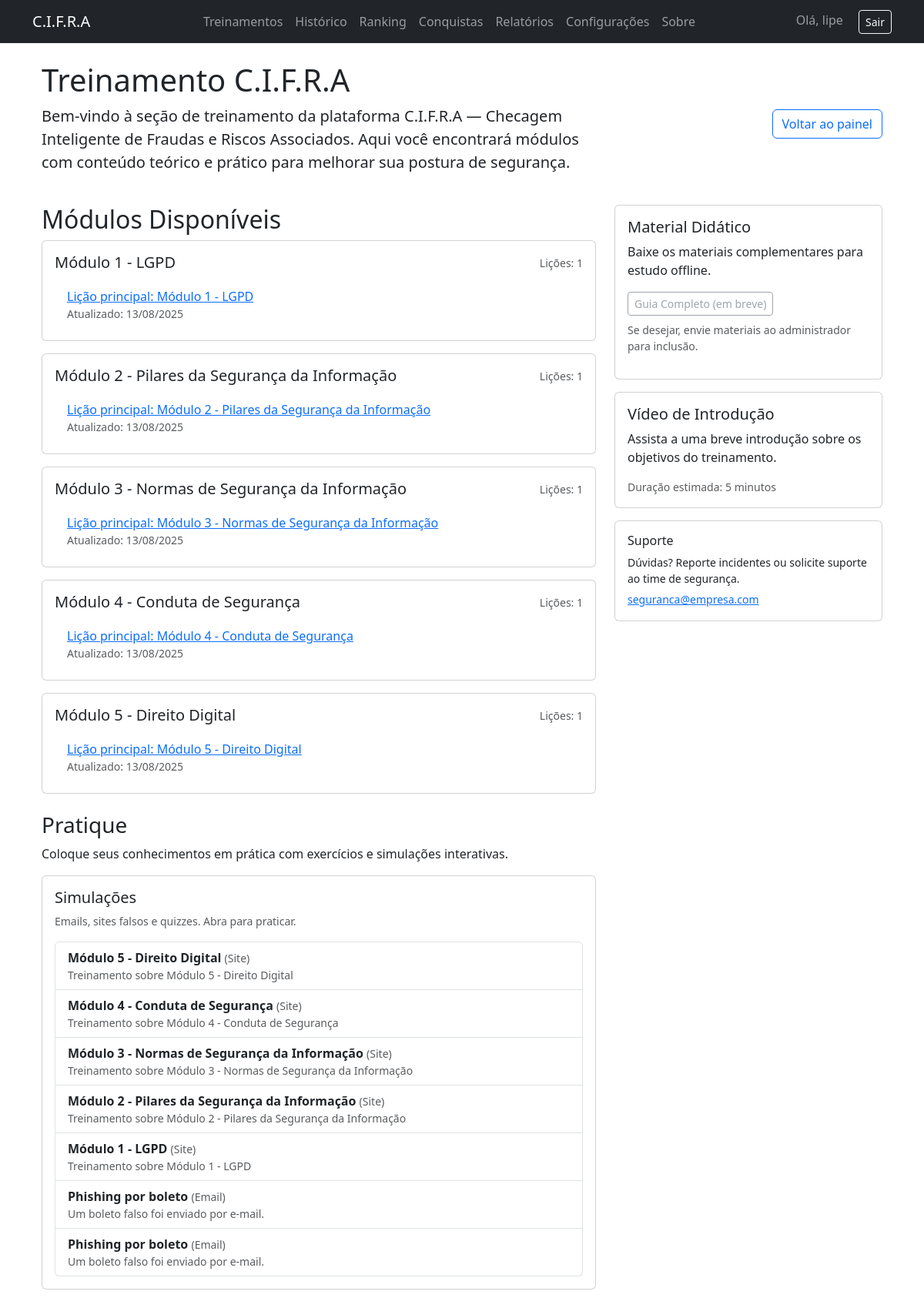
/training/ (signed in), run on the app's committed database.
### core/models.py (models this page shows, shortened)
class User(AbstractUser):
    ROLE_EMPLOYEE = "employee"
    ROLE_ADMIN_TI = "admin_ti"
    ROLE_CHOICES = [
        (ROLE_EMPLOYEE, "Funcionário"),
        (ROLE_ADMIN_TI, "Admin TI"),
    ]
    role = models.CharField(
        max_length=20,
        choices=ROLE_CHOICES,
        default=ROLE_EMPLOYEE,
    )
    score = models.IntegerField(default=0)

class Module(models.Model):
    title = models.CharField(max_length=200)
    slug = models.SlugField(unique=True, max_length=200)
    summary = models.TextField(blank=True)
    order = models.PositiveIntegerField(default=0)
    class Meta:
        ordering = ['order', 'title']
        verbose_name = "Módulo"
        verbose_name_plural = "Módulos"

class Lesson(models.Model):
    module = models.ForeignKey(Module, on_delete=models.CASCADE, related_name='lessons')
    title = models.CharField(max_length=200)
    slug = models.SlugField(max_length=200)
    content_html = models.TextField(blank=True, help_text="HTML sanitizado para renderizar a lição")
    content_markdown = models.TextField(blank=True, help_text="(Opcional) versão em markdown")
    order = models.PositiveIntegerField(default=0)
    created_at = models.DateTimeField(auto_now_add=True)
    resources_file = models.FileField(upload_to='lesson_resources/', null=True, blank=True,
                                      help_text="Arquivo (PDF/DOCX) disponível para download")
    class Meta:
        unique_together = ('module', 'slug')
        ordering = ['order']
        verbose_name = "Lição"
        verbose_name_plural = "Lições"

class Simulation(models.Model):
    TYPE_EMAIL = "email"
    TYPE_SITE = "site"
    TYPE_QUESTION = "question"
    TYPE_CHOICES = [
        (TYPE_EMAIL, "Email"),
        (TYPE_SITE, "Site"),
        (TYPE_QUESTION, "Questionário"),
    ]
    DIFFICULTY_EASY = "easy"
    DIFFICULTY_MEDIUM = "medium"
    DIFFICULTY_HARD = "hard"
    DIFFICULTY_CHOICES = [
        (DIFFICULTY_EASY, "Fácil"),
        (DIFFICULTY_MEDIUM, "Médio"),
        (DIFFICULTY_HARD, "Difícil"),
    ]
    title = models.CharField(max_length=150)
    description = models.TextField(blank=True)
    type = models.CharField(max_length=15, choices=TYPE_CHOICES, default=TYPE_EMAIL)
    subject = models.CharField(max_length=200, blank=True)  # útil para emails
    body = models.TextField(blank=True)  # corpo do email / descrição do caso
    choices = models.JSONField(blank=True, null=True,
                               help_text="Opções apresentadas ao usuário (se aplicável).")
    correct_choice = models.CharField(max_length=200, blank=True,
                                      help_text="Identificador da opção correta (ex.: 'opcao_a' ou texto).")
    difficulty = models.CharField(max_length=10, choices=DIFFICULTY_CHOICES, default=DIFFICULTY_MEDIUM)
    created_by = models.ForeignKey(settings.AUTH_USER_MODEL, on_delete=models.SET_NULL, null=True, blank=True)
    created_at = models.DateTimeField(auto_now_add=True)
    class Meta:
        ordering = ["-created_at"]

### core/views.py (the view)
# urls.py: path('training/', views.training_list, name='training'),  # lista de treinamentos
@login_required
def training_list(request):
    modules = Module.objects.prefetch_related('lessons').order_by('order', 'title')
    simulations = Simulation.objects.all().order_by('-created_at')[:50]
    return render(request, 'core/training.html', {'modules': modules, 'simulations': simulations})

### core/templates/core/training.html (shortened to what this page needs)
{% extends 'core/base.html' %}
{% block content %}
<div class="container mt-4">
  <div class="row mb-4">
    <div class="col-md-8">
      <h1>Treinamento C.I.F.R.A</h1>
      <p class="lead">
        Bem-vindo à seção de treinamento da plataforma <strong>C.I.F.R.A</strong> —
        Checagem Inteligente de Fraudas e Riscos Associados. Aqui você encontrará
        módulos com conteúdo teórico e prático para melhorar sua postura de segurança.
      </p>
    </div>
    <div class="col-md-4 text-md-end align-self-center">
      <a class="btn btn-outline-primary" href="{% url 'index' %}">Voltar ao painel</a>
    </div>
  </div>
  <div class="row">
    <div class="col-lg-8">
      <section class="mb-4">
        <h2>Módulos Disponíveis</h2>
        {% if modules %}
          {% for module in modules %}
            <div class="card mb-3">
              <div class="card-body">
                <div class="d-flex justify-content-between">
                  <div>
                    <h5 class="card-title mb-1">{{ module.title }}</h5>
                  </div>
                  <div class="text-end">
                    <small class="text-muted">Lições: {{ module.lessons.count }}</small>
                  </div>
                </div>
                <ul class="list-group list-group-flush mt-2">
                  {% for lesson in module.lessons.all %}
                    <li class="list-group-item d-flex justify-content-between align-items-center">
                      <div>
                        <a href="{% url 'lesson_detail' module.slug lesson.slug %}"
                           class="lesson-link"
                           data-url="{% url 'lesson_detail' module.slug lesson.slug %}">
                          {{ lesson.title }}
                        </a>
                        <div class="small text-muted">Atualizado: {{ lesson.created_at|date:"d/m/Y" }}</div>
                    </li>
                  {% empty %}
                    <li class="list-group-item">Nenhuma lição disponível neste módulo.</li>
                  {% endfor %}
                </ul>
              </div>
            </div>
          {% endfor %}
        {% else %}
          <p>Nenhum módulo encontrado. Entre em contato com o administrador.</p>
        {% endif %}
      </section>
      <section class="mb-4">
        <h3>Pratique</h3>
        <p>Coloque seus conhecimentos em prática com exercícios e simulações interativas.</p>
        <div class="card">
          <div class="card-body">
            <h5 class="card-title">Simulações</h5>
            <p class="small text-muted">Emails, sites falsos e quizzes. Abra para praticar.</p>
            <ul class="list-group">
              {% for sim in simulations %}
                <li class="list-group-item d-flex justify-content-between align-items-center">
                  <div>
                    <strong>{{ sim.title }}</strong>
                    <small class="text-muted">({{ sim.get_type_display }})</small>
                    {% if sim.description %}
                      <div class="small text-muted">{{ sim.description|truncatechars:100 }}</div>
                    {% endif %}
                  </div>
                </li>
              {% empty %}
                <li class="list-group-item">Nenhuma simulação disponível.</li>
              {% endfor %}
            </ul>
          </div>
        </div>
      </section>
    </div>
    <div class="col-lg-4">
      <div class="card mb-3">
        <div class="card-body">
          <h5 class="card-title">Material Didático</h5>
          <p class="card-text">Baixe os materiais complementares para estudo offline.</p>
          <a href="#" class="btn btn-outline-secondary btn-sm disabled">Guia Completo (em breve)</a>
          <p class="mt-2 small text-muted">Se desejar, envie materiais ao administrador para inclusão.</p>
        </div>
      </div>
      <div class="card mb-3">
        <div class="card-body">
          <h5 class="card-title">Vídeo de Introdução</h5>
          <p class="card-text">Assista a uma breve introdução sobre os objetivos do treinamento.</p>
          <small class="text-muted d-block mt-2">Duração estimada: 5 minutos</small>
        </div>
      </div>
      <div class="card">
        <div class="card-body">
          <h6 class="card-title">Suporte</h6>
          <p class="small mb-1">Dúvidas? Reporte incidentes ou solicite suporte ao time de segurança.</p>
          <a href="mailto:seguranca@empresa.com" class="small">seguranca@empresa.com</a>
        </div>
      </div>
    </div>
  </div>
</div>
{% endblock %}

### core/templates/core/base.html (shortened to what this page needs)
<!DOCTYPE html>
<html lang="pt-BR">
<head>
    <link rel="stylesheet" href="https://cdn.jsdelivr.net/npm/bootstrap@5.3.0/dist/css/bootstrap.min.css">
</head>
<body>
<nav class="navbar navbar-expand-lg navbar-dark bg-dark mb-4">
    <div class="container">
        <a class="navbar-brand" href="{% url 'index' %}">C.I.F.R.A</a>
        <div>
            <ul class="navbar-nav me-auto">
              <li class="nav-item"><a class="nav-link" href="{% url 'training' %}">Treinamentos</a></li>
              <li class="nav-item"><a class="nav-link" href="{% url 'attempts' %}">Histórico</a></li>
              <li class="nav-item"><a class="nav-link" href="{% url 'ranking' %}">Ranking</a></li>
              <li class="nav-item"><a class="nav-link" href="{% url 'achievements' %}">Conquistas</a></li>
              {% if user.is_authenticated and user.role == "admin_ti" %}
                <li class="nav-item"><a class="nav-link" href="{% url 'reports' %}">Relatórios</a></li>
                <li class="nav-item"><a class="nav-link" href="{% url 'settings' %}">Configurações</a></li>
              {% endif %}
              <li class="nav-item"><a class="nav-link" href="{% url 'about' %}">Sobre</a></li>
            </ul>
        </div>
        <div>
            {% if user.is_authenticated %}
                <span class="navbar-text me-3">Olá, {{ user.username }}</span>
                <form action="{% url 'logout' %}" method="post" style="display:inline;">
                <button type="submit" class="btn btn-outline-light btn-sm">Sair</button>
                </form>
            {% else %}
                <a class="btn btn-outline-light btn-sm" href="{% url 'login' %}">Entrar</a>
            {% endif %}
        </div>
    </div>
</nav>
<div class="container">
    {% block content %}{% endblock %}
</div>
</body>
</html>

### data on the page
User: username "lipe"
Module: title "Módulo 1 - LGPD", lessons.count "1"
Lesson: title "Lição principal: Módulo 1 - LGPD", created_at "13/08/2025"
Module: title "Módulo 2 - Pilares da Segurança da Informação", lessons.count "1"
Lesson: title "Lição principal: Módulo 2 - Pilares da Segurança da Informação", created_at "13/08/2025"
Module: title "Módulo 3 - Normas de Segurança da Informação", lessons.count "1"
Lesson: title "Lição principal: Módulo 3 - Normas de Segurança da Informação", created_at "13/08/2025"
Module: title "Módulo 4 - Conduta de Segurança", lessons.count "1"
Lesson: title "Lição principal: Módulo 4 - Conduta de Segurança", created_at "13/08/2025"
Module: title "Módulo 5 - Direito Digital", lessons.count "1"
Lesson: title "Lição principal: Módulo 5 - Direito Digital", created_at "13/08/2025"
Simulation: title "Módulo 5 - Direito Digital", type "Site", description "Treinamento sobre Módulo 5 - Direito Digital"
Simulation: title "Módulo 4 - Conduta de Segurança", type "Site", description "Treinamento sobre Módulo 4 - Conduta de Segurança"
Simulation: title "Módulo 3 - Normas de Segurança da Informação", type "Site", description "Treinamento sobre Módulo 3 - Normas de Segurança da Informação"
Simulation: title "Módulo 2 - Pilares da Segurança da Informação", type "Site", description "Treinamento sobre Módulo 2 - Pilares da Segurança da Informação"
Simulation: title "Módulo 1 - LGPD", type "Site", description "Treinamento sobre Módulo 1 - LGPD"
Simulation: title "Phishing por boleto", type "Email", description "Um boleto falso foi enviado por e-mail."
Simulation: title "Phishing por boleto", type "Email", description "Um boleto falso foi enviado por e-mail."
